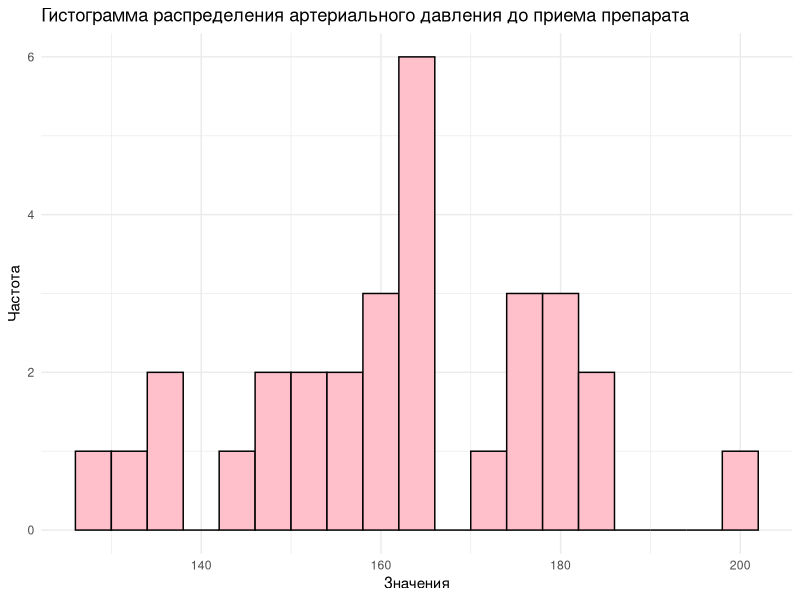
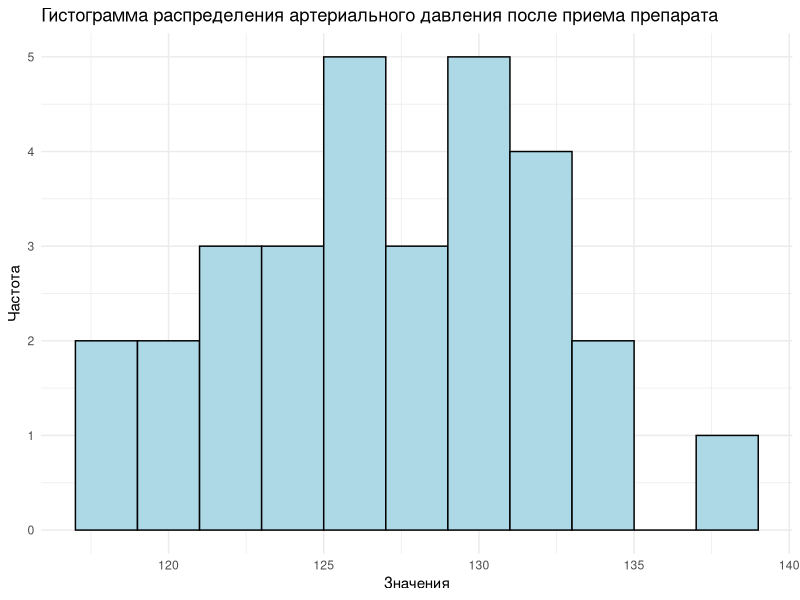
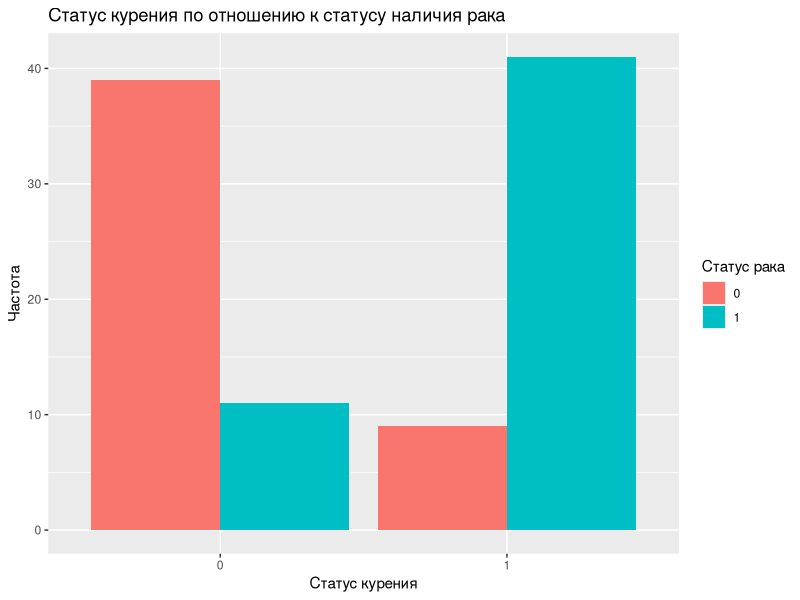
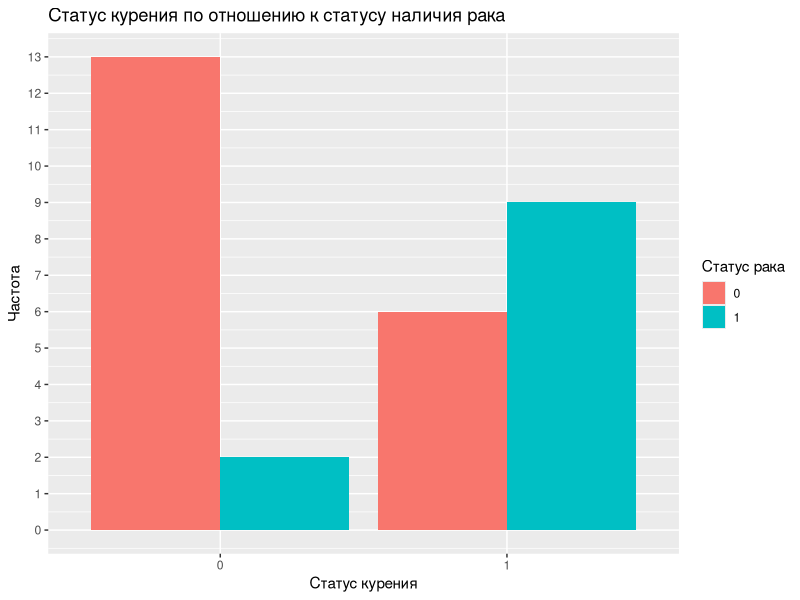
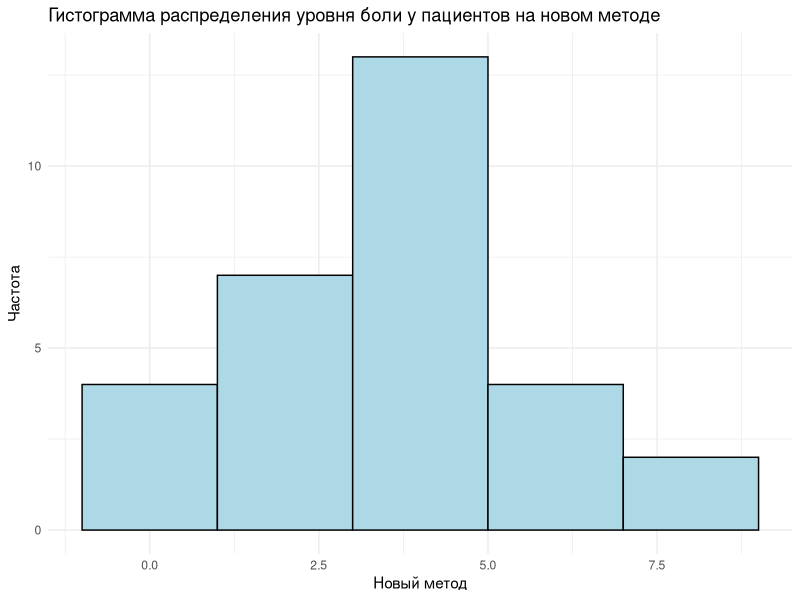
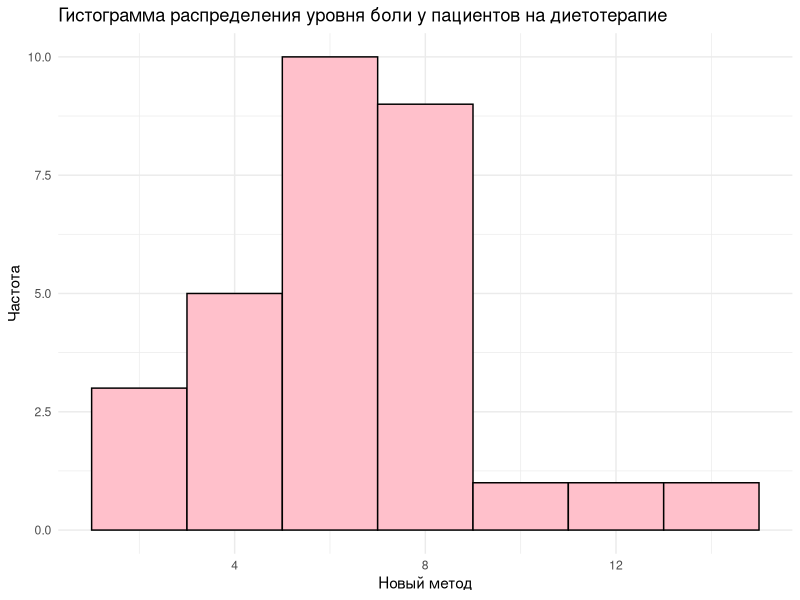

The R source for these figures, in order:
## ---- chunk 1
knitr::opts_chunk$set(echo = TRUE)
## ---- chunk 2
# импорты
library(dplyr)
library(ggplot2)
library(tidyverse)
library(car)

## ---- chunk 3
set.seed(55)
# размер выборки
sample_size <- 30

# давление до и после
mean_pressure_before <- 161
mean_pressure_after <- 128

# уровень значимости
alpha <-  0.05

# генерируем выборки
sd_pressure <- 16
pressure_before <- rnorm(sample_size, mean_pressure_before, sd_pressure)

sd_pressure_after <- 6
pressure_after <- rnorm(sample_size, mean_pressure_after, sd_pressure_after)

pressure_df <- data.frame(before = pressure_before, after = pressure_after)
pressure_df

## ---- chunk 4
# распределение значений давления до приема
ggplot(pressure_df, aes(x = before)) +
  geom_histogram(binwidth = 4,fill = "pink", color = "black") +
  labs(title = "Гистограмма распределения артериального давления до приема препарата", x = "Значения", y = "Частота") +
  theme_minimal()
# Хоть и слабо, но напоминает паттерн нормального распределения, проведем тест на нормальность и сделаем заключение
## ---- chunk 5
# H0 - распределение в выборке не отличается от нормального
# H1 - распределение в выборке отлично от нормального
shapiro.test(pressure_df$before)
# p value = 0.8712 - отклоняем альтернативную гипотезу и принимаем нулевую => распределение нормальное
## ---- chunk 6
# распределение значений давления после приема
ggplot(pressure_df, aes(x = after)) +
  geom_histogram(binwidth = 2,fill = "lightblue", color = "black") +
  labs(title = "Гистограмма распределения артериального давления после приема препарата", x = "Значения", y = "Частота") +
  theme_minimal()
# Похожая ситуация, вроде бы и паттерн схожий, но не то =) 
## ---- chunk 7
# H0 - распределение в выборке не отличается от нормального
# H1 - распределение в выборке отлично от нормального
shapiro.test(pressure_df$after)
# p value 0.8153 - также принимаем нулевую
## ---- chunk 8
t.test(pressure_df$before,pressure_df$after, paired = TRUE)
crit <-  qt(1 - alpha/2, df = 29)
crit
## ---- chunk 9
# создаем выборку со статусом курения (курит - 1, не курит - 0)
set.seed(51)
sample_size1 <-  100
is_smoking <- rep(c(1, 0), each = (sample_size1 / 2))
# генерируем выборки с наличием \ отсутствием рака для курящих
smoker_cancer <- rbinom((sample_size1 / 2), 1, 0.8)
non_smoker_cancer <- rbinom((sample_size1 / 2), 1, 0.2)
# объединяем обе выборки в датасет
cancer_data <-  c(smoker_cancer, non_smoker_cancer)
cancer_100 <-  data.frame(smoking_status = is_smoking, cancer_status = cancer_data)
head(cancer_100)

## ---- chunk 10
# создадим сразу вторую выборку из 30 человек
set.seed(52)
sample_size2 <- 30
is_smoking <- rep(c(1,0), each = (sample_size2 / 2))
# генерируем выборки с наличием \ отсутствием рака для курящих
smoker_cancer <- rbinom((sample_size2 / 2), 1, 0.8)
non_smoker_cancer <- rbinom((sample_size2 / 2), 1, 0.2)
# объединяем обе выборки в датасет
cancer_data <-  c(smoker_cancer, non_smoker_cancer)
cancer_30 <-  data.frame(smoking_status = is_smoking, cancer_status = cancer_data)
head(cancer_30)
## ---- chunk 11
# установим уровень значимости
alpha = 0.05

# Сформулируем нулевую и альтернативную гипотезы
# H0 - нет связи между курением и возникновением рака легких
# H1 - есть связь между курением и возникновением рака легких

# Решил сделаь визуализацию наших датафреймов
cancer_100$smoking_status <- as.factor(cancer_100$smoking_status)
cancer_100$cancer_status <- as.factor(cancer_100$cancer_status)
ggplot(cancer_100, aes(x = smoking_status, fill = cancer_status)) +
  geom_bar(position = 'dodge')+
  labs(x = 'Статус курения', y = 'Частота', fill = 'Статус рака')+
  ggtitle('Статус курения по отношению к статусу наличия рака')
## ---- chunk 12
cancer_30$smoking_status <- as.factor(cancer_30$smoking_status)
cancer_30$cancer_status <- as.factor(cancer_30$cancer_status)
ggplot(cancer_30, aes(x = smoking_status, fill = cancer_status)) +
  geom_bar(position = 'dodge')+
  labs(x = 'Статус курения', y = 'Частота', fill = 'Статус рака')+
  ggtitle('Статус курения по отношению к статусу наличия рака')+
  scale_y_continuous(breaks = seq(0,30))
## ---- chunk 13
# Создаем таблицу сопряженности
cont_table_100 <- table(cancer_100$smoking_status, cancer_100$cancer_status)

# Проводим тест Фишера
fisher_cancer_100 <- fisher.test(cont_table_100, alternative = 'greater')
fisher_cancer_100
## ---- chunk 14
# Проводим тест для выборки из 30
# Создаем таблицу сопряженности
cont_table_30 <- table(cancer_30$smoking_status, cancer_30$cancer_status)

# Проводим тест Фишера
fisher_cancer_30 <- fisher.test(cont_table_30, alternative = 'greater')
fisher_cancer_30
## ---- chunk 15
sample_size <- 30

# Генерируем выборки
set.seed(13)
new_treatment <- round(rnorm(sample_size, 4, 2))

set.seed(50)
diet_treatment <- round(rnorm(sample_size, 7, 3))

# формируем датасет
treatment_data <- data.frame(new_method = new_treatment, diet_therapy = diet_treatment)
head(treatment_data)
## ---- chunk 16
# уровень значимости
alpha = 0.05

# Визуально оценим распределение в обоих методах
ggplot(treatment_data, aes(x = new_method)) +
  geom_histogram(binwidth = 2,fill = "lightblue", color = "black") +
  labs(title = "Гистограмма распределения уровня боли у пациентов на новом методе", x = "Новый метод", y = "Частота") +
  theme_minimal()
## ---- chunk 17
ggplot(treatment_data, aes(x = diet_therapy)) +
  geom_histogram(binwidth = 2,fill = "pink", color = "black") +
  labs(title = "Гистограмма распределения уровня боли у пациентов на диетотерапие", x = "Новый метод", y = "Частота") +
  theme_minimal()
## ---- chunk 18
# Проведем тесты на нормальность
shapiro.test(treatment_data$new_method)
shapiro.test(treatment_data$diet_therapy)
## ---- chunk 19
# результаты теста
t.test(treatment_data$new_method, treatment_data$diet_therapy)

# критическое значение
qt(1 - alpha/2, df = 58)
